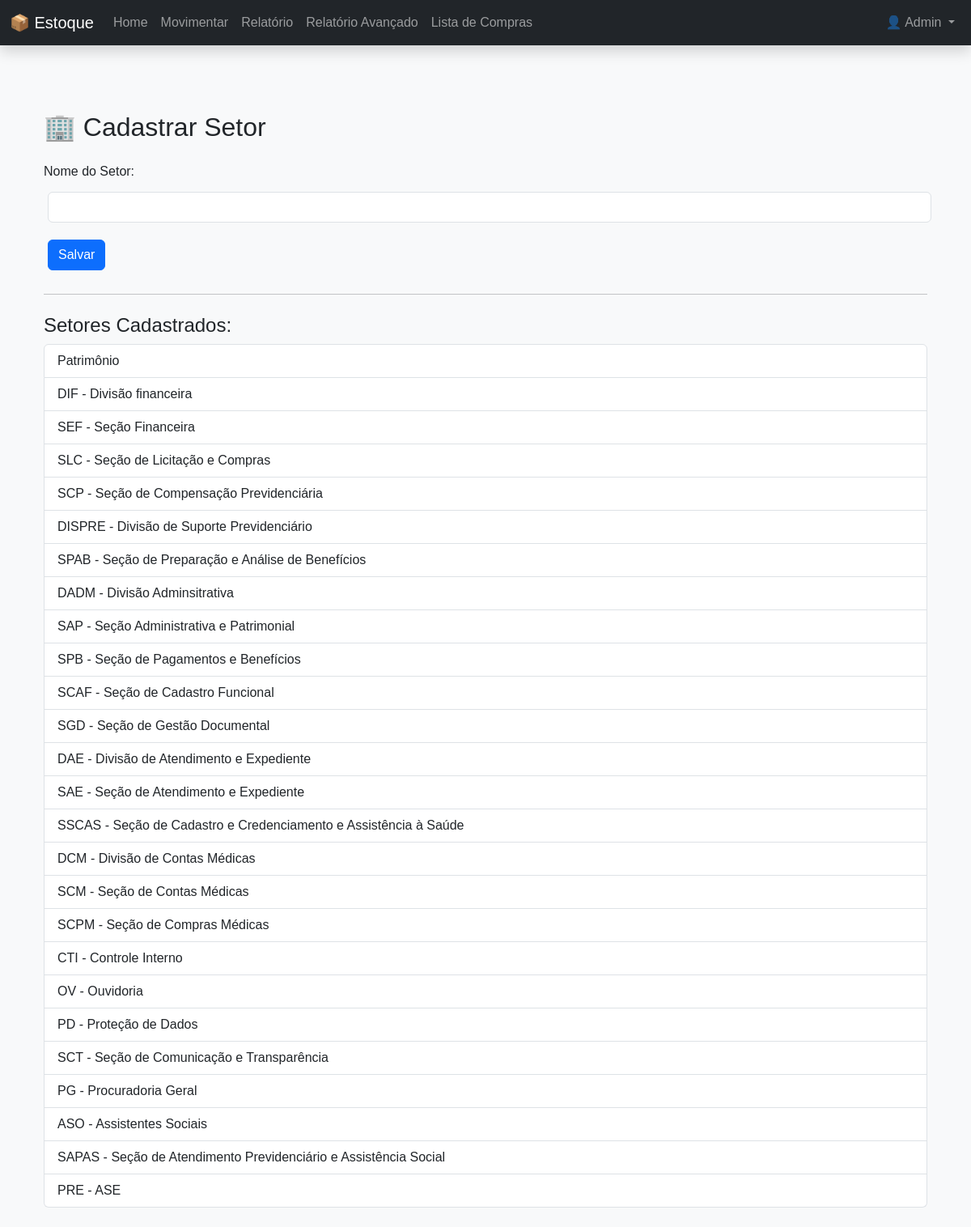
/cadastrar_setor (signed in), run on an earlier commit of the app's database.
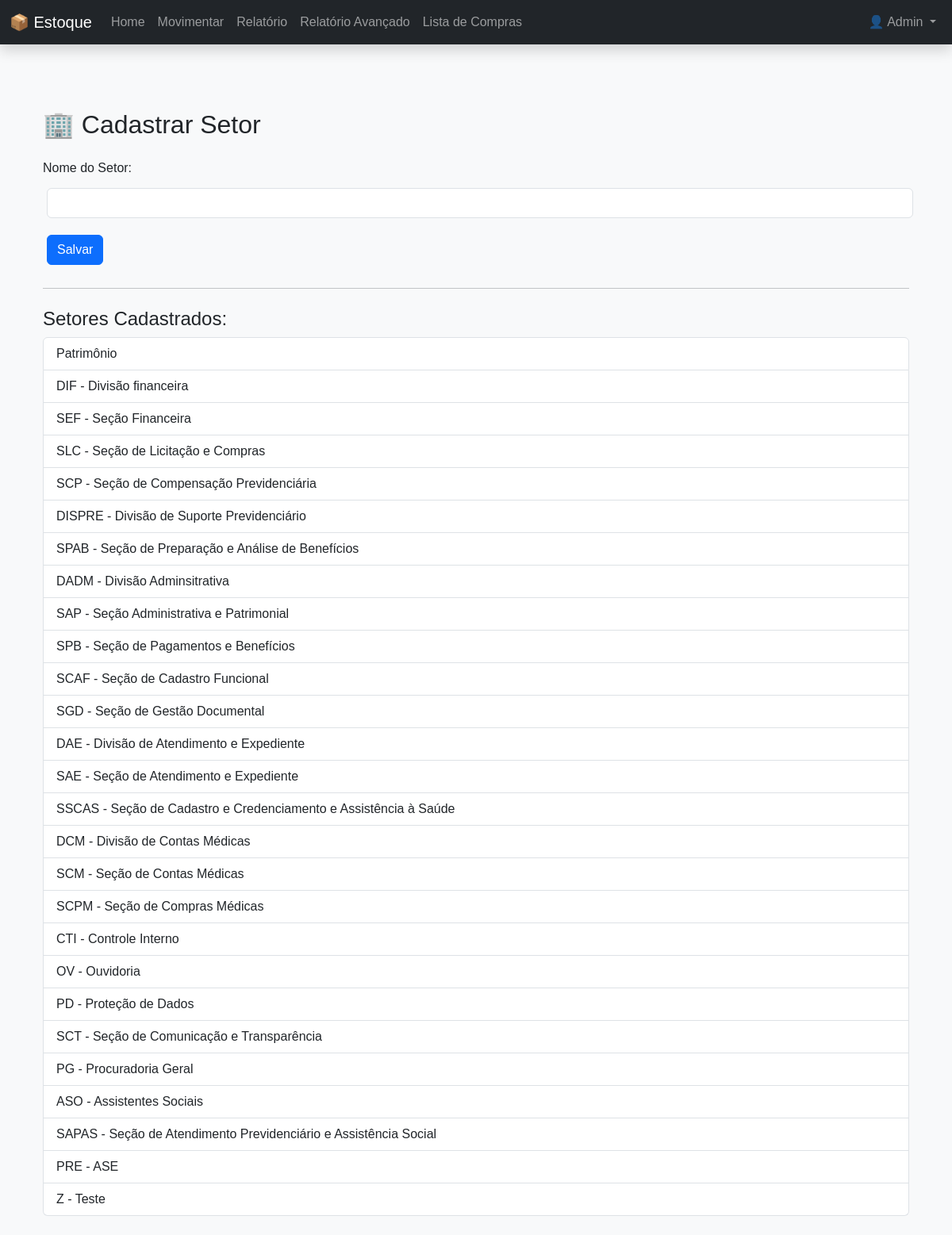
And on a later commit of the database.
### models.py (models this page shows, shortened)
class Setor(db.Model):
    __tablename__ = 'setores'
    id = db.Column(db.Integer, primary_key=True)
    nome = db.Column(db.String(100), nullable=False)

### app.py (the view, shortened to what this page needs)
@app.route('/cadastrar_setor', methods=['GET', 'POST'])
@login_required
def cadastrar_setor():
    if not current_user.is_admin:
        flash('Acesso negado. Você não tem permissão para acessar esta página.', 'danger')
        return redirect(url_for('index'))
    setores = Setor.query.all()
    return render_template('cadastrar_setor.html', setores=setores)

### app.py (called while the page is built)
@login_manager.user_loader
def load_user(user_id):
    return Usuario.query.get(int(user_id))

### models.py (called while the page is built)
    @property
    def is_admin(self):
        return self.tipo == 'admin'

### templates/cadastrar_setor.html (shortened to what this page needs)
{% extends 'base.html' %}
{% block content %}
  <div class="container mt-5">
    <h2 class="mb-4">🏢 Cadastrar Setor</h2>
    <form method="POST">
      <div class="mb-3">
        <label for="nome" class="form-label">Nome do Setor:</label>
        <input type="text" class="form-control" id="nome" name="nome" required>
      </div>
      <button type="submit" class="btn btn-primary">Salvar</button>
    </form>
    <hr class="my-4">
    <h4>Setores Cadastrados:</h4>
    <ul class="list-group">
      {% for setor in setores %}
        <li class="list-group-item">{{ setor.nome }}</li>
      {% endfor %}
    </ul>
  </div>
{% endblock %}

What changed in the data, as far as the page shows it:
added Setor: nome "Z - Teste"
